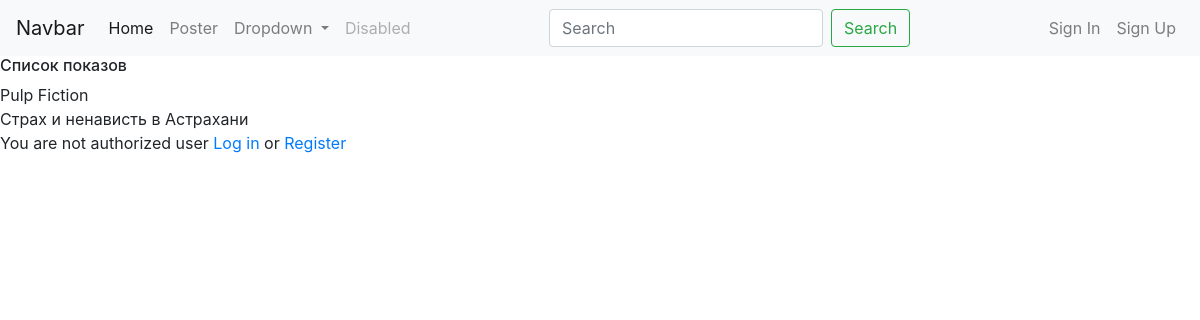
/, run on an earlier commit of the app's database.
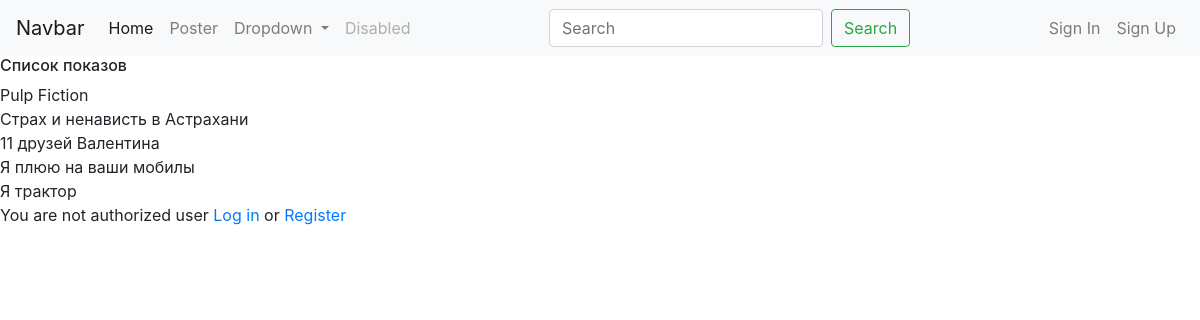
And on a later commit of the database.
### cinema_box_office/models.py (models this page shows, shortened)
class Session(models.Model):
    name = models.CharField(max_length=200)
    start_at = models.DateTimeField()  # не уверен что это правильное решение
    end_at = models.DateTimeField()
    rental_start_at = models.DateTimeField()
    rental_end_at = models.DateTimeField()
    ticket_price = models.DecimalField(max_digits=4, decimal_places=2)
    cinema_hall = models.ForeignKey(CinemaHall, on_delete=models.CASCADE)
    movie = models.OneToOneField(Movie, on_delete=models.CASCADE)

class Movie(models.Model):
    name = models.CharField(max_length=200)
    def __str__(self):
        return f'{self.name}'

### cinema_box_office/views.py (the view)
# urls.py: path('', Poster.as_view(), name='poster'),
class Poster(ListView):
    model = Session
    template_name = 'cinema_box_office/index.html'
    context_object_name = 'session'

### templates/cinema_box_office/index.html
{% extends 'base.html' %}
{% block content %}
    {% if request.user.is_superuser %}
    {{ Session.object.all}}
        {% include 'cinema_box_office/admin.html' %}
    {% elif not request.user.is_superuser and request.user.is_authenticated %}
        {% include 'cinema_box_office/user.html' %}
    {% else %}
        You are not authorized user <a href="{% url 'login' %}">Log in </a> or <a href="{% url 'register' %}"> Register</a>
    {% endif %}
{% endblock %}

### templates/base.html (shortened to what this page needs)
<!DOCTYPE html>
<html lang="en">
<head>
    <link rel="stylesheet" href="https://stackpath.bootstrapcdn.com/bootstrap/4.4.1/css/bootstrap.min.css"
>
</head>
<body>
    <nav class="navbar navbar-expand-lg navbar-light bg-light">
        <a class="navbar-brand" href="#">Navbar</a>
        <div class="collapse navbar-collapse" id="navbarSupportedContent">
            <ul class="navbar-nav mr-auto">
                <li class="nav-item active">
                    <a class="nav-link" href="/">Home <span class="sr-only">(current)</span></a>
                </li>
                <li class="nav-item">
                    <a class="nav-link" href="#">Poster</a>
                </li>
                <li class="nav-item dropdown">
                    <a class="nav-link dropdown-toggle" href="#" id="navbarDropdown" role="button"
                        data-toggle="dropdown" aria-haspopup="true" aria-expanded="false">
                        Dropdown
                    </a>
                </li>
                <li class="nav-item">
                    <a class="nav-link disabled" href="#" tabindex="-1" aria-disabled="true">Disabled</a>
                </li>
            </ul>
            <form class="form-inline my-2 my-lg-0">
                <input class="form-control mr-sm-2" type="search" placeholder="Search" aria-label="Search">
                <button class="btn btn-outline-success my-2 my-sm-0" type="submit">Search</button>
            </form>
            <ul class="navbar-nav ml-auto">
                {% if not request.user.is_authenticated %}
                    <a class="nav-link" href="{% url 'login' %}">Sign In</a>
                    <a class="nav-link" href="{% url 'register' %}">Sign Up</a>
                {% else %}
                    <a href="" ></a>You are logged in as {{ request.user }}</a>
                    <a href="{% url 'logout' %}">Logout</a>
                {% endif %}
            </ul>
        </div>
    </nav>
    <h6>Список показов</h6>
    {% for object in object_list %}
    <form action="{% url 'buy_ticket' %}" method="POST">
        {{ object.movie }}
    </form>
    {% endfor %}
    {% block content %}
    {% endblock %}
</body>
</html>

What changed in the data, as far as the page shows it:
added Session: movie "11 друзей Валентина"
added Session: movie "Я плюю на ваши мобилы"
added Session: movie "Я трактор"
